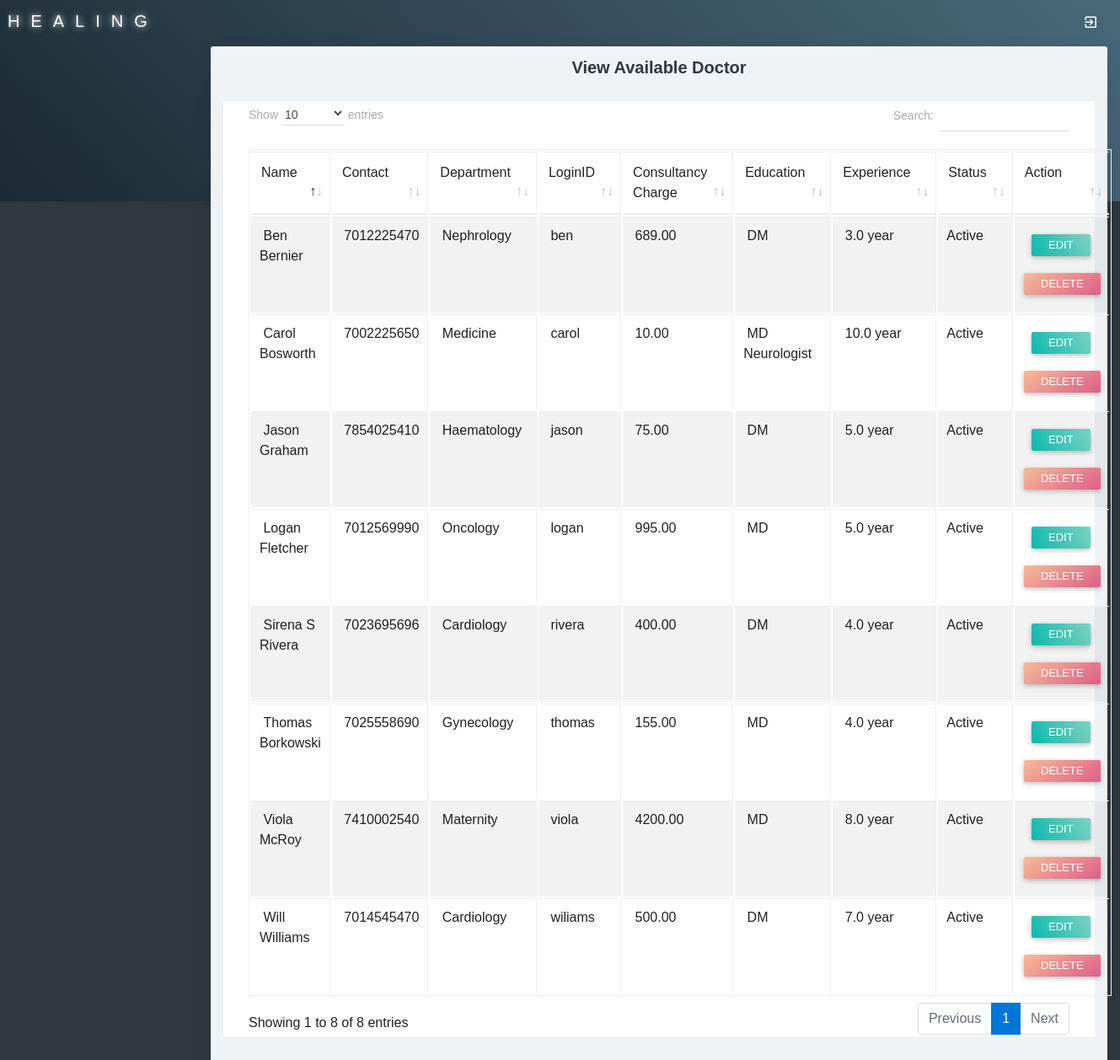
The app's page /viewdoctor.php with its own data.
### tables this page shows
CREATE TABLE `doctor` (
  `doctorid` int(10) NOT NULL,
  `doctorname` varchar(50) NOT NULL,
  `email` varchar(50) NOT NULL,
  `mobileno` varchar(15) NOT NULL,
  `departmentid` int(10) NOT NULL,
  `loginid` varchar(25) NOT NULL,
  `password` varchar(25) NOT NULL,
  `status` varchar(10) NOT NULL,
  `education` varchar(25) NOT NULL,
  `experience` float(11,1) NOT NULL,
  `consultancy_charge` float(10,2) NOT NULL,
  `code` int(6) NOT NULL
);

CREATE TABLE `department` (
  `departmentid` int(10) NOT NULL,
  `departmentname` varchar(100) NOT NULL,
  `description` text NOT NULL,
  `status` varchar(10) NOT NULL
);

### viewdoctor.php (the view, shortened to what this page needs)
<?php
include("adformheader.php");
include("dbconnection.php");
?>
<div class="container-fluid">
	<div class="block-header">
		<h2 class="text-center">View Available Doctor</h2>
	</div>
<div class="card">
	<section class="container">
		<table class="table table-bordered table-striped table-hover js-basic-example dataTable">
			<thead>
				<tr>
					<td>Name</td>
					<td>Contact</td>
					<td>Department</td>
					<td>LoginID</td>
					<td>Consultancy Charge</td>
					<td>Education</td>
					<td>Experience</td>
					<td>Status</td>
					<td>Action</td>
				</tr>
			</thead>
			<tbody>
				<?php
				$sql ="SELECT * FROM doctor";
				$qsql = mysqli_query($con,$sql);
				while($rs = mysqli_fetch_array($qsql))
				{
					$sqldept = "SELECT * FROM department WHERE departmentid='$rs[departmentid]'";
					$qsqldept = mysqli_query($con,$sqldept);
					$rsdept = mysqli_fetch_array($qsqldept);
					echo "<tr>
					<td>&nbsp;$rs[doctorname]</td>
					<td>&nbsp;$rs[mobileno]</td>
					<td>&nbsp;$rsdept[departmentname]</td>
					<td>&nbsp;$rs[loginid]</td>
					<td>&nbsp;$rs[consultancy_charge]</td>
					<td>&nbsp;$rs[education]</td>
					<td>&nbsp;$rs[experience] year</td>
					<td>$rs[status]</td>
					<td>&nbsp;
					<a href='doctor.php?editid=$rs[doctorid]' class='btn btn-sm btn-raised g-bg-cyan'>Edit</a> <a href='viewdoctor.php?delid=$rs[doctorid]' class='btn btn-sm btn-raised g-bg-blush2'>Delete</a> </td>
					</tr>";
				}
				?>      </tbody>
			</table>
		</section>
	</div>
</div>
	<?php
	include("adformfooter.php");
	?>

### records on screen
doctor: doctorname "Carol Bosworth", mobileno "7002225650", departmentid.departmentname "Medicine", loginid "carol", consultancy_charge "10.00", education "MD Neurologist", experience "10.0", status "Active"
doctor: doctorname "Sirena S Rivera", mobileno "7023695696", departmentid.departmentname "Cardiology", loginid "rivera", consultancy_charge "400.00", education "DM", experience "4.0", status "Active"
doctor: doctorname "Will Williams", mobileno "7014545470", departmentid.departmentname "Cardiology", loginid "wiliams", consultancy_charge "500.00", education "DM", experience "7.0", status "Active"
doctor: doctorname "Thomas Borkowski", mobileno "7025558690", departmentid.departmentname "Gynecology", loginid "thomas", consultancy_charge "155.00", education "MD", experience "4.0", status "Active"
doctor: doctorname "Jason Graham", mobileno "7854025410", departmentid.departmentname "Haematology", loginid "jason", consultancy_charge "75.00", education "DM", experience "5.0", status "Active"
doctor: doctorname "Viola McRoy", mobileno "7410002540", departmentid.departmentname "Maternity", loginid "viola", consultancy_charge "4200.00", education "MD", experience "8.0", status "Active"
doctor: doctorname "Logan Fletcher", mobileno "7012569990", departmentid.departmentname "Oncology", loginid "logan", consultancy_charge "995.00", education "MD", experience "5.0", status "Active"
doctor: doctorname "Ben Bernier", mobileno "7012225470", departmentid.departmentname "Nephrology", loginid "ben", consultancy_charge "689.00", education "DM", experience "3.0", status "Active"
